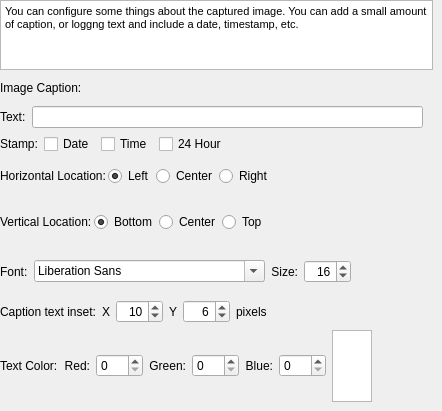
      <widget class="QWidget" name="tabImage">
       <property name="enabled">
        <bool>true</bool>
       </property>
       <attribute name="title">
        <string>Caption</string>
       </attribute>
       <widget class="QWidget" name="verticalLayoutWidget_2">
        <property name="geometry">
         <rect>
          <x>0</x>
          <y>0</y>
          <width>433</width>
          <height>249</height>
         </rect>
        </property>
        <layout class="QVBoxLayout" name="verticalLayout_2">
         <item>
          <widget class="QTextBrowser" name="textBrowser_3">
           <property name="sizePolicy">
            <sizepolicy hsizetype="Preferred" vsizetype="Preferred">
             <horstretch>0</horstretch>
             <verstretch>0</verstretch>
            </sizepolicy>
           </property>
           <property name="font">
            <font>
             <pointsize>8</pointsize>
            </font>
           </property>
           <property name="sizeAdjustPolicy">
            <enum>QAbstractScrollArea::AdjustToContents</enum>
           </property>
           <property name="html">
            <string>&lt;!DOCTYPE HTML PUBLIC &quot;-//W3C//DTD HTML 4.0//EN&quot; &quot;http://www.w3.org/TR/REC-html40/strict.dtd&quot;&gt;
&lt;html&gt;&lt;head&gt;&lt;meta name=&quot;qrichtext&quot; content=&quot;1&quot; /&gt;&lt;meta charset=&quot;utf-8&quot; /&gt;&lt;style type=&quot;text/css&quot;&gt;
p, li { white-space: pre-wrap; }
hr { height: 1px; border-width: 0; }
li.unchecked::marker { content: &quot;\2610&quot;; }
li.checked::marker { content: &quot;\2612&quot;; }
&lt;/style&gt;&lt;/head&gt;&lt;body style=&quot; font-family:'Cantarell'; font-size:8pt; font-weight:400; font-style:normal;&quot;&gt;
&lt;p style=&quot; margin-top:0px; margin-bottom:0px; margin-left:0px; margin-right:0px; -qt-block-indent:0; text-indent:0px;&quot;&gt;You can configure some things about the captured image. You can add a small amount of caption, or loggng text and include a date, timestamp, etc.&lt;/p&gt;&lt;/body&gt;&lt;/html&gt;</string>
           </property>
          </widget>
         </item>
         <item>
          <widget class="QLabel" name="label_16">
           <property name="maximumSize">
            <size>
             <width>16777215</width>
             <height>24</height>
            </size>
           </property>
           <property name="font">
            <font>
             <bold>false</bold>
            </font>
           </property>
           <property name="text">
            <string>Image Caption:</string>
           </property>
          </widget>
         </item>
         <item>
          <layout class="QHBoxLayout" name="horizontalLayout_4">
           <item>
            <widget class="QLabel" name="label_12">
             <property name="text">
              <string>Text:</string>
             </property>
            </widget>
           </item>
           <item>
            <widget class="QLineEdit" name="leCaptionText">
             <property name="sizePolicy">
              <sizepolicy hsizetype="Expanding" vsizetype="Fixed">
               <horstretch>0</horstretch>
               <verstretch>0</verstretch>
              </sizepolicy>
             </property>
            </widget>
           </item>
           <item>
            <spacer name="horizontalSpacer_12">
             <property name="orientation">
              <enum>Qt::Horizontal</enum>
             </property>
             <property name="sizeType">
              <enum>QSizePolicy::Preferred</enum>
             </property>
             <property name="sizeHint" stdset="0">
              <size>
               <width>10</width>
               <height>20</height>
              </size>
             </property>
            </spacer>
           </item>
          </layout>
         </item>
         <item>
          <layout class="QHBoxLayout" name="horizontalLayout_5">
           <item>
            <widget class="QLabel" name="label_13">
             <property name="text">
              <string>Stamp:</string>
             </property>
            </widget>
           </item>
           <item>
            <widget class="QCheckBox" name="cbDateStamp">
             <property name="text">
              <string>Date</string>
             </property>
            </widget>
           </item>
           <item>
            <widget class="QCheckBox" name="cbTimeStamp">
             <property name="text">
              <string>Time</string>
             </property>
            </widget>
           </item>
           <item>
            <widget class="QCheckBox" name="cbTwoFourHour">
             <property name="text">
              <string>24 Hour</string>
             </property>
            </widget>
           </item>
           <item>
            <spacer name="horizontalSpacer_11">
             <property name="orientation">
              <enum>Qt::Horizontal</enum>
             </property>
             <property name="sizeHint" stdset="0">
              <size>
               <width>40</width>
               <height>20</height>
              </size>
             </property>
            </spacer>
           </item>
          </layout>
         </item>
         <item>
          <widget class="QFrame" name="frame">
           <property name="autoFillBackground">
            <bool>false</bool>
           </property>
           <property name="frameShape">
            <enum>QFrame::NoFrame</enum>
           </property>
           <property name="frameShadow">
            <enum>QFrame::Raised</enum>
           </property>
           <widget class="QWidget" name="layoutWidget">
            <property name="geometry">
             <rect>
              <x>0</x>
              <y>2</y>
              <width>431</width>
              <height>28</height>
             </rect>
            </property>
            <layout class="QHBoxLayout" name="horizontalLayout_7">
             <property name="spacing">
              <number>2</number>
             </property>
             <item>
              <widget class="QLabel" name="label_15">
               <property name="text">
                <string>Horizontal Location:</string>
               </property>
              </widget>
             </item>
             <item>
              <widget class="QRadioButton" name="rbCaptionHLeft">
               <property name="text">
                <string>Left</string>
               </property>
               <property name="checked">
                <bool>true</bool>
               </property>
              </widget>
             </item>
             <item>
              <widget class="QRadioButton" name="rbCaptionHCenter">
               <property name="text">
                <string>Center</string>
               </property>
              </widget>
             </item>
             <item>
              <widget class="QRadioButton" name="rbCaptionHRight">
               <property name="text">
                <string>Right</string>
               </property>
              </widget>
             </item>
             <item>
              <spacer name="horizontalSpacer_9">
               <property name="orientation">
                <enum>Qt::Horizontal</enum>
               </property>
               <property name="sizeHint" stdset="0">
                <size>
                 <width>40</width>
                 <height>20</height>
                </size>
               </property>
              </spacer>
             </item>
            </layout>
           </widget>
          </widget>
         </item>
         <item>
          <widget class="QFrame" name="frame_2">
           <property name="enabled">
            <bool>true</bool>
           </property>
           <property name="frameShape">
            <enum>QFrame::NoFrame</enum>
           </property>
           <property name="frameShadow">
            <enum>QFrame::Raised</enum>
           </property>
           <widget class="QWidget" name="layoutWidget_2">
            <property name="geometry">
             <rect>
              <x>0</x>
              <y>0</y>
              <width>431</width>
              <height>28</height>
             </rect>
            </property>
            <layout class="QHBoxLayout" name="horizontalLayout_6">
             <property name="spacing">
              <number>2</number>
             </property>
             <item>
              <widget class="QLabel" name="label_14">
               <property name="text">
                <string>Vertical Location:</string>
               </property>
              </widget>
             </item>
             <item>
              <widget class="QRadioButton" name="rbCaptionVBottom">
               <property name="text">
                <string>Bottom</string>
               </property>
               <property name="checked">
                <bool>true</bool>
               </property>
              </widget>
             </item>
             <item>
              <widget class="QRadioButton" name="rbCaptionVCenter">
               <property name="text">
                <string>Center</string>
               </property>
              </widget>
             </item>
             <item>
              <widget class="QRadioButton" name="rbCaptionVTop">
               <property name="text">
                <string>Top</string>
               </property>
              </widget>
             </item>
             <item>
              <spacer name="horizontalSpacer_10">
               <property name="orientation">
                <enum>Qt::Horizontal</enum>
               </property>
               <property name="sizeHint" stdset="0">
                <size>
                 <width>40</width>
                 <height>20</height>
                </size>
               </property>
              </spacer>
             </item>
            </layout>
           </widget>
          </widget>
         </item>
        </layout>
       </widget>
       <widget class="QWidget" name="horizontalLayoutWidget_4">
        <property name="geometry">
         <rect>
          <x>0</x>
          <y>330</y>
          <width>433</width>
          <height>72</height>
         </rect>
        </property>
        <layout class="QHBoxLayout" name="horizontalLayout_8">
         <item>
          <widget class="QLabel" name="label_17">
           <property name="text">
            <string>Text Color:</string>
           </property>
          </widget>
         </item>
         <item>
          <widget class="QLabel" name="label_18">
           <property name="text">
            <string>Red:</string>
           </property>
           <property name="alignment">
            <set>Qt::AlignRight|Qt::AlignTrailing|Qt::AlignVCenter</set>
           </property>
          </widget>
         </item>
         <item>
          <widget class="QSpinBox" name="sbCaptionTextR">
           <property name="maximum">
            <number>255</number>
           </property>
          </widget>
         </item>
         <item>
          <widget class="QLabel" name="label_19">
           <property name="text">
            <string>Green:</string>
           </property>
           <property name="alignment">
            <set>Qt::AlignRight|Qt::AlignTrailing|Qt::AlignVCenter</set>
           </property>
          </widget>
         </item>
         <item>
          <widget class="QSpinBox" name="sbCaptionTextG">
           <property name="alignment">
            <set>Qt::AlignLeading|Qt::AlignLeft|Qt::AlignVCenter</set>
           </property>
           <property name="maximum">
            <number>255</number>
           </property>
          </widget>
         </item>
         <item>
          <widget class="QLabel" name="label_20">
           <property name="text">
            <string>Blue:</string>
           </property>
           <property name="alignment">
            <set>Qt::AlignRight|Qt::AlignTrailing|Qt::AlignVCenter</set>
           </property>
          </widget>
         </item>
         <item>
          <widget class="QSpinBox" name="sbCaptionTextB">
           <property name="alignment">
            <set>Qt::AlignLeading|Qt::AlignLeft|Qt::AlignVCenter</set>
           </property>
           <property name="maximum">
            <number>255</number>
           </property>
          </widget>
         </item>
         <item>
          <widget class="QGraphicsView" name="wColorView">
           <property name="maximumSize">
            <size>
             <width>40</width>
             <height>16777215</height>
            </size>
           </property>
          </widget>
         </item>
         <item>
          <spacer name="horizontalSpacer_18">
           <property name="orientation">
            <enum>Qt::Horizontal</enum>
           </property>
           <property name="sizeHint" stdset="0">
            <size>
             <width>40</width>
             <height>20</height>
            </size>
           </property>
          </spacer>
         </item>
        </layout>
       </widget>
       <widget class="QWidget" name="horizontalLayoutWidget_8">
        <property name="geometry">
         <rect>
          <x>0</x>
          <y>250</y>
          <width>431</width>
          <height>43</height>
         </rect>
        </property>
        <layout class="QHBoxLayout" name="horizontalLayout_13" stretch="0,0,0,0,0">
         <property name="sizeConstraint">
          <enum>QLayout::SetDefaultConstraint</enum>
         </property>
         <item>
          <widget class="QLabel" name="label">
           <property name="sizePolicy">
            <sizepolicy hsizetype="Preferred" vsizetype="Preferred">
             <horstretch>0</horstretch>
             <verstretch>0</verstretch>
            </sizepolicy>
           </property>
           <property name="text">
            <string>Font:</string>
           </property>
          </widget>
         </item>
         <item>
          <widget class="QFontComboBox" name="cbCaptionFont">
           <property name="sizePolicy">
            <sizepolicy hsizetype="Maximum" vsizetype="Fixed">
             <horstretch>0</horstretch>
             <verstretch>0</verstretch>
            </sizepolicy>
           </property>
           <property name="minimumSize">
            <size>
             <width>100</width>
             <height>0</height>
            </size>
           </property>
           <property name="maximumSize">
            <size>
             <width>320</width>
             <height>16777215</height>
            </size>
           </property>
           <property name="font">
            <font>
             <bold>false</bold>
            </font>
           </property>
           <property name="fontFilters">
            <set>QFontComboBox::MonospacedFonts|QFontComboBox::ProportionalFonts|QFontComboBox::ScalableFonts</set>
           </property>
          </widget>
         </item>
         <item>
          <widget class="QLabel" name="label_5">
           <property name="text">
            <string>Size:</string>
           </property>
           <property name="alignment">
            <set>Qt::AlignRight|Qt::AlignTrailing|Qt::AlignVCenter</set>
           </property>
          </widget>
         </item>
         <item>
          <widget class="QSpinBox" name="sbCaptionFontSize">
           <property name="alignment">
            <set>Qt::AlignRight|Qt::AlignTrailing|Qt::AlignVCenter</set>
           </property>
           <property name="minimum">
            <number>4</number>
           </property>
           <property name="maximum">
            <number>100</number>
           </property>
           <property name="value">
            <number>16</number>
           </property>
          </widget>
         </item>
         <item>
          <spacer name="horizontalSpacer_17">
           <property name="orientation">
            <enum>Qt::Horizontal</enum>
           </property>
           <property name="sizeHint" stdset="0">
            <size>
             <width>40</width>
             <height>20</height>
            </size>
           </property>
          </spacer>
         </item>
        </layout>
       </widget>
       <widget class="QWidget" name="horizontalLayoutWidget_9">
        <property name="geometry">
         <rect>
          <x>0</x>
          <y>294</y>
          <width>433</width>
          <height>35</height>
         </rect>
        </property>
        <layout class="QHBoxLayout" name="horizontalLayout_14">
         <item>
          <widget class="QLabel" name="label_2">
           <property name="text">
            <string>Caption text inset:</string>
           </property>
          </widget>
         </item>
         <item>
          <widget class="QLabel" name="label_3">
           <property name="layoutDirection">
            <enum>Qt::LeftToRight</enum>
           </property>
           <property name="text">
            <string>X</string>
           </property>
           <property name="alignment">
            <set>Qt::AlignRight|Qt::AlignTrailing|Qt::AlignVCenter</set>
           </property>
          </widget>
         </item>
         <item>
          <widget class="QSpinBox" name="sbCaptionInsetX">
           <property name="alignment">
            <set>Qt::AlignRight|Qt::AlignTrailing|Qt::AlignVCenter</set>
           </property>
           <property name="maximum">
            <number>100</number>
           </property>
           <property name="value">
            <number>10</number>
           </property>
          </widget>
         </item>
         <item>
          <widget class="QLabel" name="label_4">
           <property name="text">
            <string>Y</string>
           </property>
           <property name="alignment">
            <set>Qt::AlignRight|Qt::AlignTrailing|Qt::AlignVCenter</set>
           </property>
          </widget>
         </item>
         <item>
          <widget class="QSpinBox" name="sbCaptionInsetY">
           <property name="alignment">
            <set>Qt::AlignRight|Qt::AlignTrailing|Qt::AlignVCenter</set>
           </property>
           <property name="maximum">
            <number>100</number>
           </property>
           <property name="value">
            <number>6</number>
           </property>
          </widget>
         </item>
         <item>
          <widget class="QLabel" name="label_29">
           <property name="text">
            <string>pixels</string>
           </property>
          </widget>
         </item>
         <item>
          <spacer name="horizontalSpacer_19">
           <property name="orientation">
            <enum>Qt::Horizontal</enum>
           </property>
           <property name="sizeHint" stdset="0">
            <size>
             <width>40</width>
             <height>20</height>
            </size>
           </property>
          </spacer>
         </item>
        </layout>
       </widget>
      </widget>
